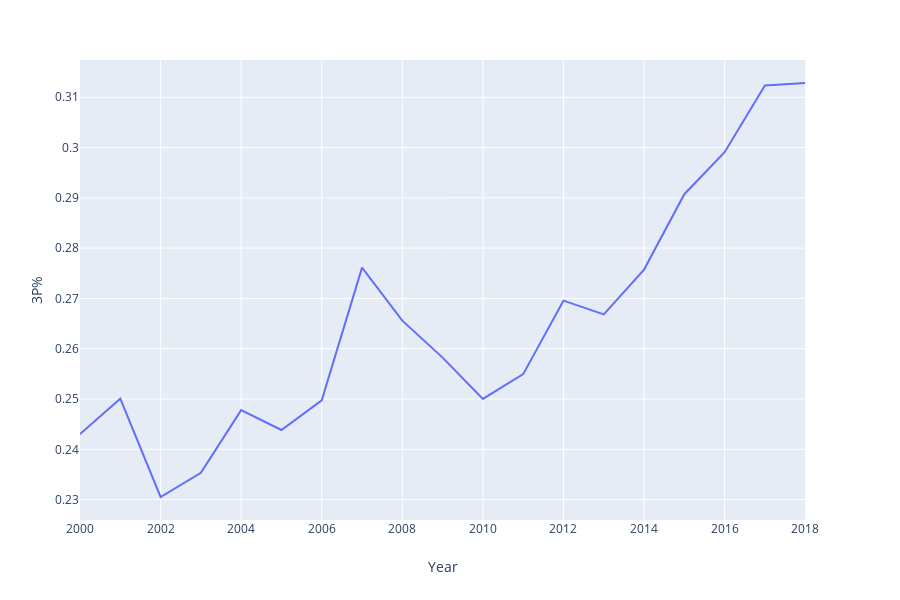

Write notebook code for a chart like this one.
### Code cell
fig = px.line(dftest2, x="Year", y="3P%")
fig.show()

### Figure 1 — Plotly figure (JSON) as saved in the notebook; plotly's stock layout.template omitted (floating-point values rounded to 4 significant figures)
{"data": [{"hoverlabel": {"namelength": 0}, "hovertemplate": "Year=%{x}<br>3P%=%{y}", "legendgroup": "", "line": {"color": "#636efa", "dash": "solid"}, "mode": "lines", "name": "", "showlegend": false, "type": "scatter", "x": [2000, 2001, 2002, 2003, 2004, 2005, 2006, 2007, 2008, 2009, 2010, 2011, 2012, 2013, 2014, 2015, 2016, 2017, 2018], "xaxis": "x", "y": [0.243, 0.2501, 0.2305, 0.2353, 0.2478, 0.2438, 0.2497, 0.2761, 0.2656, 0.2582, 0.25, 0.2549, 0.2696, 0.2668, 0.2757, 0.2907, 0.2991, 0.3124, 0.3128], "yaxis": "y"}], "layout": {"height": 600, "legend": {"tracegroupgap": 0}, "margin": {"t": 60}, "xaxis": {"anchor": "y", "domain": [0, 0.98], "title": {"text": "Year"}}, "yaxis": {"anchor": "x", "domain": [0, 1], "title": {"text": "3P%"}}}}
